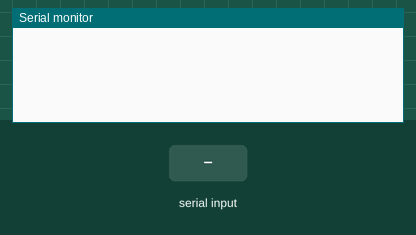
A sketch run on a simulated Arduino Uno, built with avr-gcc and run on an emulated ATmega328P. On the bench: the last lines printed to the serial monitor. The test bench sets the inputs (shaded band).

Above: at 1.2 s.
1.3 s: "90,45\n" received over Serial
At 3.5 s:
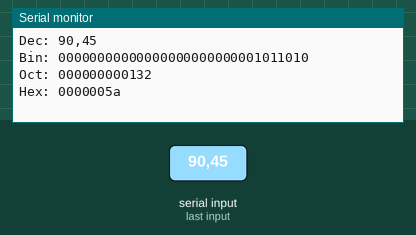
3.8 s: "30,150\n" received over Serial
At 5.4 s:
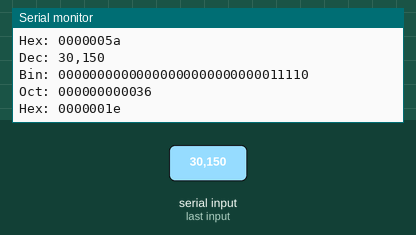
6.3 s: "0\n" received over Serial
At 8.5 s:
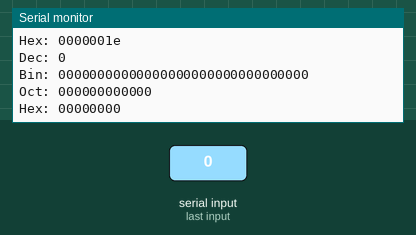
8.8 s: "200\n" received over Serial
At 10.3 s:
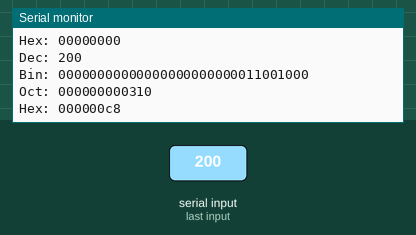
Timing chart, 0 to 11.8 s (numbered marks = the images above; inputs shaded):
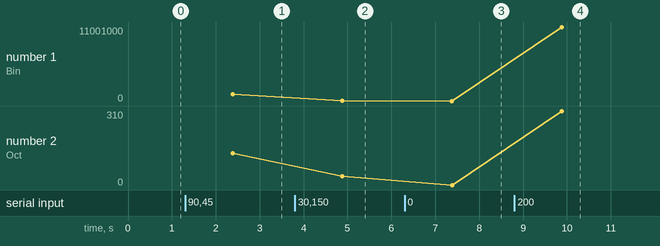

Measured:
- after the input at 1.3 s, the serial monitor: prints a new line after 1.1 s (image 1)
- after the input at 3.8 s, the serial monitor: prints a new line after 1.1 s (image 2)
- after the input at 6.3 s, the serial monitor: prints a new line after 1.1 s (image 3)
- after the input at 8.8 s, the serial monitor: prints a new line after 1.1 s (image 4)
- plotted number 1: 1011010 → 11110 after the input at 3.8 s, 11110 → 0 after the input at 6.3 s, 0 → 11001000 after the input at 8.8 s
- plotted number 2: 132 → 36 after the input at 3.8 s, 36 → 0 after the input at 6.3 s, 0 → 310 after the input at 8.8 s

The sketch:

lab2b.ino
```cpp
////////////////////////////////////////
// COSC 130, Lab 2 Template File
// Modify the functions below
//
////////////////////////////////////////

String decimal_to_bin(int input)
{
  String output;

  // Write the binary value of input into
  // the string output
  for(int i = 31;i>=0;i--){
    int bit = input & (1 << i);
    if(bit == 0){
      output+='0';
    } else {
      output+='1';
    }
  }

  return output;
}

String decimal_to_hex(int input)
{
  String output;

  // Write the hex value of input into
  // the string output
  for(int i = 7;i>=0;i--){
    int bit = (input >> (i*4)) & 15;
    char char_value;
    if(bit >= 10){
      char_value = (bit - 10) + 'a';
      output+= char_value;
    } else {
      char_value = bit + '0';
      output+= char_value;
    }
  }


  return output;
}

String decimal_to_oct(int input)
{
  String output;

  // Write the octal value of input into
  // the string output

  int bit = (input >> 30) & 3;
  char char_value = bit + '0';
  output += char_value;

  for(int i = 10;i>=0;i--){
    bit = (input >> (i*3)) & 7;
    char_value = bit + '0';
    output += char_value;
  }

  return output;
}

////////////////////////////////////////
//
// DO NOT MODIFY ANY FUNCTIONS BELOW
//
////////////////////////////////////////
void setup() {
  // put your setup code here, to run once:
  Serial.begin(115200);
}

void loop() {
  // put your main code here, to run repeatedly:
  if (Serial && (Serial.available() > 0)) {
    String input = Serial.readString();
    int i_input = input.toInt();

    Serial.println("Dec: " + input);
    Serial.println("Bin: " + decimal_to_bin(i_input));
    Serial.println("Oct: " + decimal_to_oct(i_input));
    Serial.println("Hex: " + decimal_to_hex(i_input));
    Serial.print("\n");

  }
  else {
    delay(115);
  }
}
```
